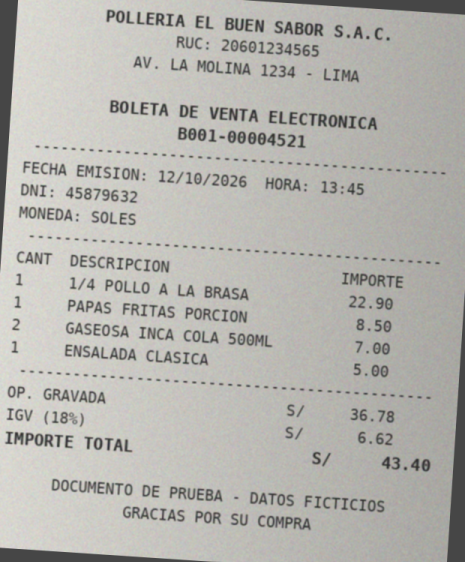
#> input picture samples/01_polleria.png, 465 x 562 px
$ python -i preprocess.py   (imports and definitions only)
#> lines starting #> are read from the running program, lines starting #| are printed output that depends on the picture; after the words box and inside, x2 and y2 are one past the last pixel; in counts of white or black regions, pixels touching at a corner belong together
"""
Preprocesamiento de imágenes para mejorar el OCR de boletas y facturas peruanas.

Pasos: redimensionamiento -> escala de grises -> eliminación de ruido
-> mejora de contraste (CLAHE) -> binarización -> corrección de inclinación.
Cada paso se guarda para poder mostrarlo en la app.
"""
from __future__ import annotations

import io
from dataclasses import dataclass, field

import cv2
import numpy as np
from PIL import Image


# ---------------------------------------------------------------------------
# Carga de archivos (JPG, PNG, PDF)
# ---------------------------------------------------------------------------
# [27 lines left out: function load_file, not called in this run]


# ---------------------------------------------------------------------------
# Pasos individuales
# ---------------------------------------------------------------------------
def resize(img: np.ndarray, target_width: int = 1600) -> np.ndarray:
    """Escala la imagen a un ancho fijo. Las boletas térmicas suelen tener
    letra muy pequeña, así que ampliar ayuda a Tesseract."""
#> called with target_width = 1600
    h, w = img.shape[:2]
    if w == target_width:
        return img
    scale = target_width / w
    interp = cv2.INTER_CUBIC if scale > 1 else cv2.INTER_AREA
    return cv2.resize(img, None, fx=scale, fy=scale, interpolation=interp)


def to_gray(img: np.ndarray) -> np.ndarray:
    return img if img.ndim == 2 else cv2.cvtColor(img, cv2.COLOR_BGR2GRAY)
#> returned value: shape (1934, 1600)


def denoise(gray: np.ndarray, method: str = "nlmeans", strength: int = 10) -> np.ndarray:
#> called with method = 'nlmeans', strength = 10
    if method == "mediana":
        k = max(3, strength // 3 * 2 + 1)  # tamaño de kernel impar
        return cv2.medianBlur(gray, k)
    if method == "gaussiano":
        return cv2.GaussianBlur(gray, (5, 5), 0)
    return cv2.fastNlMeansDenoising(gray, None, h=strength, templateWindowSize=7, searchWindowSize=21)


def enhance_contrast(gray: np.ndarray, clip: float = 2.0) -> np.ndarray:
    """CLAHE: ecualización de histograma adaptativa por bloques."""
#> called with clip = 2
    clahe = cv2.createCLAHE(clipLimit=clip, tileGridSize=(8, 8))
    return clahe.apply(gray)


def binarize(gray: np.ndarray, method: str = "adaptativa", block: int = 41, c: int = 10) -> np.ndarray:
    if method == "otsu":
        _, th = cv2.threshold(gray, 0, 255, cv2.THRESH_BINARY + cv2.THRESH_OTSU)
        return th
    block = block if block % 2 == 1 else block + 1
    return cv2.adaptiveThreshold(gray, 255, cv2.ADAPTIVE_THRESH_GAUSSIAN_C, cv2.THRESH_BINARY, block, c)


def deskew(img: np.ndarray, max_angle: float = 10.0, step: float = 0.25) -> tuple[np.ndarray, float]:
    """Corrige la inclinación por perfil de proyección: prueba ángulos y se
    queda con el que hace las líneas de texto más 'nítidas' (mayor varianza
    de la suma por filas)."""
#> called with max_angle = 10, step = 0.25
    gray = to_gray(img)
    h, w = gray.shape
    # Trabaja en una versión pequeña y sin bordes (los bordes oscuros de la
    # foto confunden la estimación)
    scale = 800 / max(h, w)
    small = cv2.resize(gray, None, fx=scale, fy=scale, interpolation=cv2.INTER_AREA)
    sh, sw = small.shape
    my, mx = int(sh * 0.06), int(sw * 0.06)
    small = small[my:sh - my, mx:sw - mx]
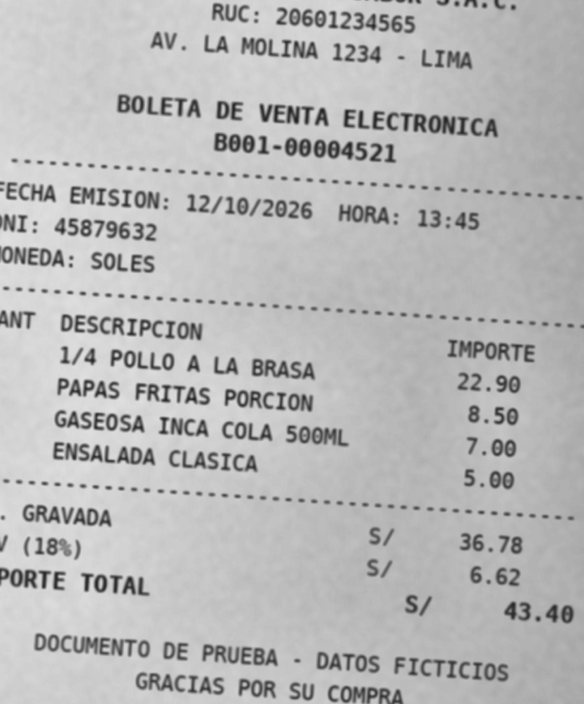
#> small: shape (704, 584); min 33, max 226, mean 183.6
    th = cv2.adaptiveThreshold(small, 255, cv2.ADAPTIVE_THRESH_GAUSSIAN_C,
                               cv2.THRESH_BINARY_INV, 25, 15)
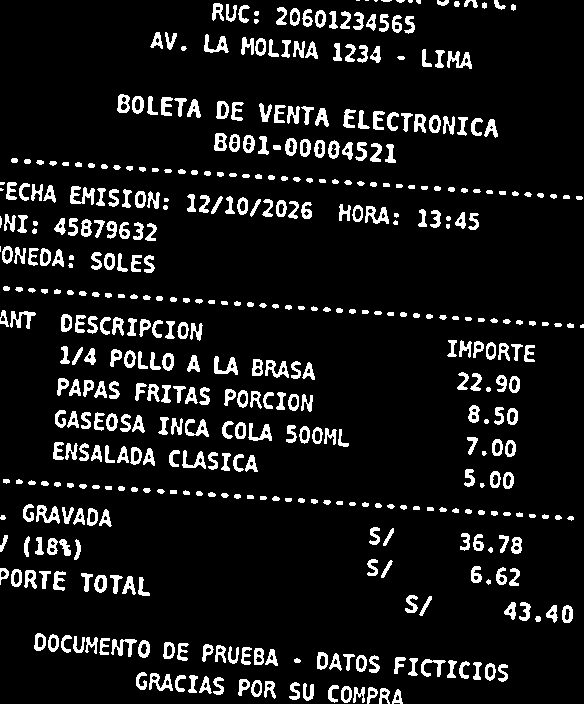
#> th: shape (704, 584); 9.5% white; 472 white regions (17 under 20 px), largest, box (x1, y1, x2, y2) and area: (70, 186, 95, 205) 254, (447, 51, 472, 69) 235, (36, 505, 60, 524) 231
    ch, cw = th.shape
    best_angle, best_score = 0.0, -1.0
    for a in np.arange(-max_angle, max_angle + step, step):
        m = cv2.getRotationMatrix2D((cw / 2, ch / 2), a, 1.0)
        rot = cv2.warpAffine(th, m, (cw, ch), flags=cv2.INTER_NEAREST, borderValue=0)
        score = float(np.var(rot.sum(axis=1)))
        if score > best_score:
            best_angle, best_score = float(a), score
#> this loop made 81 passes
#> (score, best_angle, best_score) on passes 1, 2, 3, 4, 5, 6, 7, 9: (34535292.6, -10, 34535292.6), (35323172.4, -9.75, 35323172.4), (35616788.8, -9.5, 35616788.8), (36224564.4, -9.25, 36224564.4), (36540279.8, -9, 36540279.8), (36689730.2, -8.75, 36689730.2), (36700261.2, -8.5, 36700261.2), (36770445, -8, 36770445)
#> pass 1, in deskew, `rot = cv2.warpAffine(th, m, (cw, ch), flags=cv2.INTER_NEAREST, borderV..`:
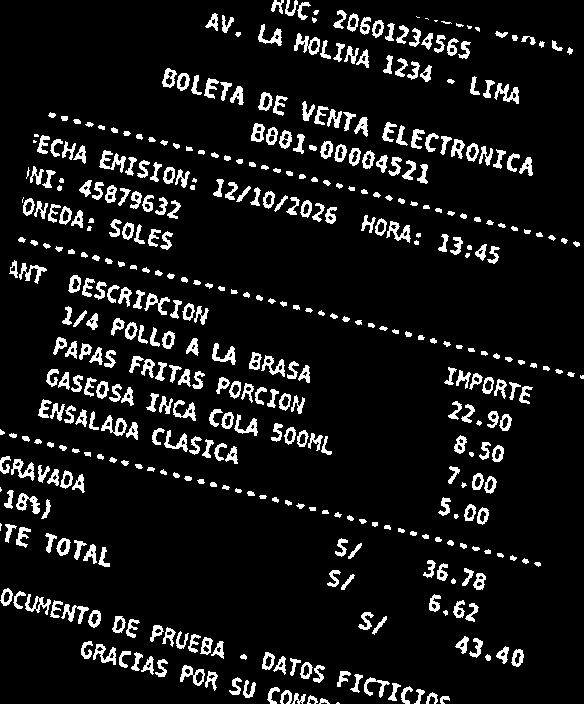
#> rot: shape (704, 584); 9.2% white; 458 white regions (19 under 20 px), largest, box (x1, y1, x2, y2) and area: (99, 150, 126, 173) 254, (294, 33, 320, 55) 253, (494, 83, 519, 104) 238
#> pass 2, in deskew, `rot = cv2.warpAffine(th, m, (cw, ch), flags=cv2.INTER_NEAREST, borderV..`:
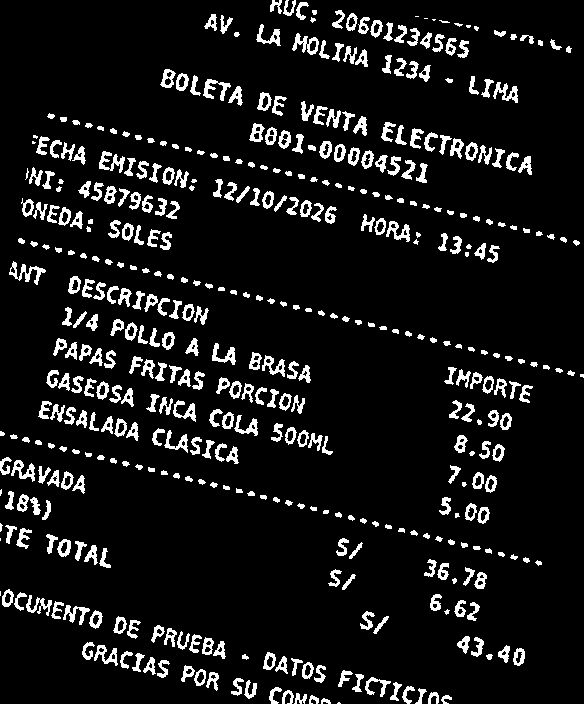
#> rot: shape (704, 584); 9.2% white; 461 white regions (22 under 20 px), largest, box (x1, y1, x2, y2) and area: (9, 261, 46, 285) 292, (292, 33, 319, 55) 256, (99, 151, 125, 173) 253
#> pass 3, in deskew, `rot = cv2.warpAffine(th, m, (cw, ch), flags=cv2.INTER_NEAREST, borderV..`:
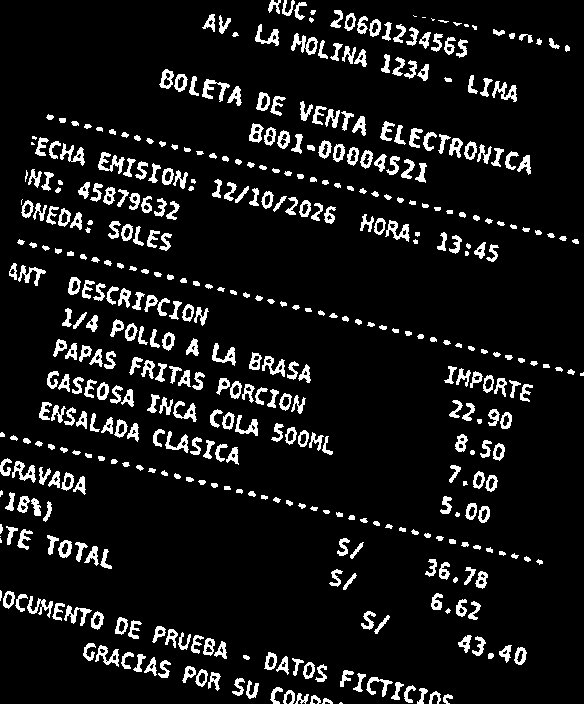
#> rot: shape (704, 584); 9.2% white; 463 white regions (24 under 20 px), largest, box (x1, y1, x2, y2) and area: (291, 33, 318, 55) 260, (98, 152, 125, 174) 253, (202, 79, 230, 102) 246
#> after the loop, best_angle = 3.75; best_score = 320489646.9
    if abs(best_angle) < 0.3:
        return img, 0.0
    m = cv2.getRotationMatrix2D((w / 2, h / 2), best_angle, 1.0)
#> m = [[0.998, 0.0654, -61.53], [-0.0654, 0.998, 54.39]]
    rotated = cv2.warpAffine(img, m, (w, h), flags=cv2.INTER_CUBIC,
                             borderMode=cv2.BORDER_REPLICATE)
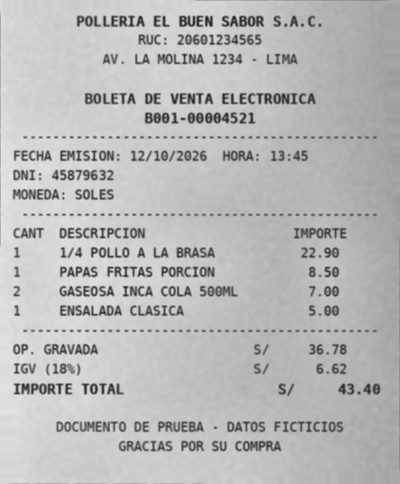
#> rotated: shape (1934, 1600) (shown at 1/4 size); min 27, max 239, mean 184.6
    return rotated, best_angle


# ---------------------------------------------------------------------------
# Pipeline completo
# ---------------------------------------------------------------------------
@dataclass
class PreprocessConfig:
    do_resize: bool = True
    target_width: int = 1600
    do_denoise: bool = True
    denoise_method: str = "nlmeans"      # nlmeans | mediana | gaussiano
    denoise_strength: int = 10
    do_contrast: bool = True
    clahe_clip: float = 2.0
    do_binarize: bool = True
    binarize_method: str = "adaptativa"  # adaptativa | otsu
    block_size: int = 41
    c_value: int = 10
    do_deskew: bool = True


@dataclass
class PreprocessResult:
    final: np.ndarray
    steps: dict[str, np.ndarray] = field(default_factory=dict)
    angle: float = 0.0


def preprocess(img: np.ndarray, cfg: PreprocessConfig | None = None) -> PreprocessResult:
    cfg = cfg or PreprocessConfig()
    steps: dict[str, np.ndarray] = {"1. Original": img}
    out = img
    if cfg.do_resize:
        out = resize(out, cfg.target_width)
        steps["2. Redimensionada"] = out
    out = to_gray(out)
    steps["3. Escala de grises"] = out
    if cfg.do_denoise:
        out = denoise(out, cfg.denoise_method, cfg.denoise_strength)
        steps["4. Sin ruido"] = out
    if cfg.do_contrast:
        out = enhance_contrast(out, cfg.clahe_clip)
        steps["5. Contraste (CLAHE)"] = out
    angle = 0.0
    if cfg.do_deskew:
        out, angle = deskew(out)
#> angle = 3.75
        if angle:
            steps[f"6. Enderezada ({angle:+.1f}°)"] = out
    if cfg.do_binarize:
        out = binarize(out, cfg.binarize_method, cfg.block_size, cfg.c_value)
#> in binarize, `return cv2.adaptiveThreshold(gray, 255, cv2.ADAPTIVE_THRESH_GAUSSIAN_C..`:
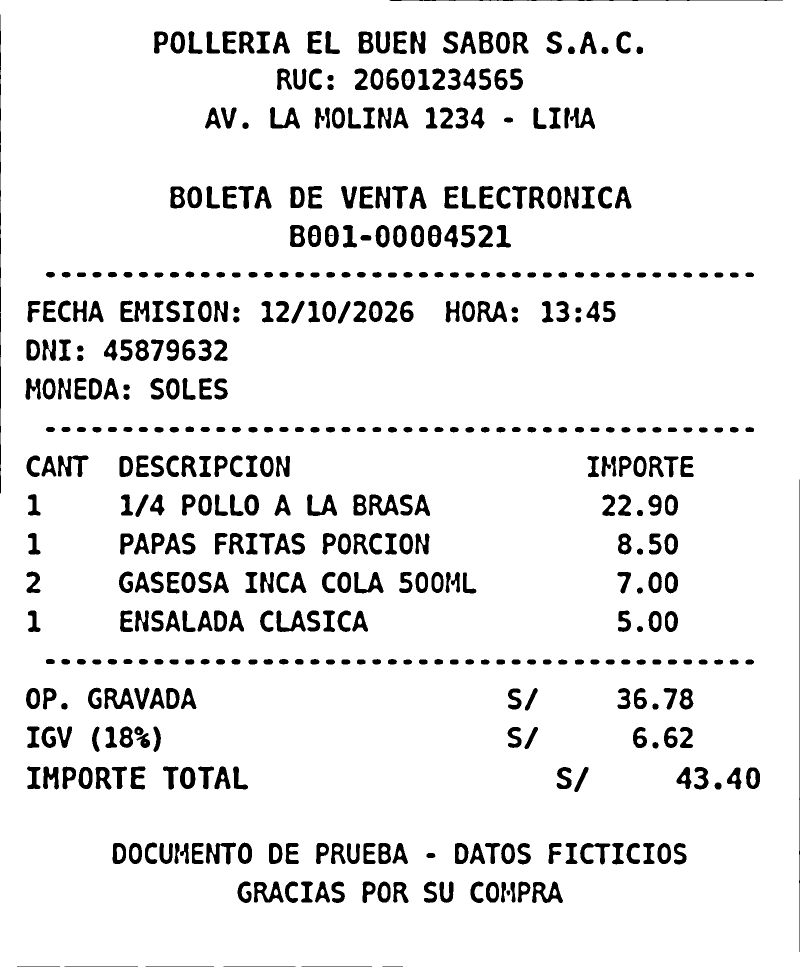
#> returned value: shape (1934, 1600) (shown at 1/2 size); 91.9% white; 517 black regions (3 under 20 px), largest, box (x1, y1, x2, y2) and area: (0, 29, 2, 987) 1521, (1064, 1763, 1126, 1806) 1312, (209, 1376, 268, 1418) 1308
        steps["7. Binarizada"] = out
    return PreprocessResult(final=out, steps=steps, angle=angle)


def to_png_bytes(img: np.ndarray) -> bytes:
    ok, buf = cv2.imencode(".png", img)
    return buf.tobytes() if ok else b""

>>> import cv2
>>> picture = cv2.cvtColor(cv2.imread('../samples/01_polleria.png'), cv2.COLOR_BGR2RGB)
>>> result = preprocess(picture)

$ run again, on samples/02_grifo.png
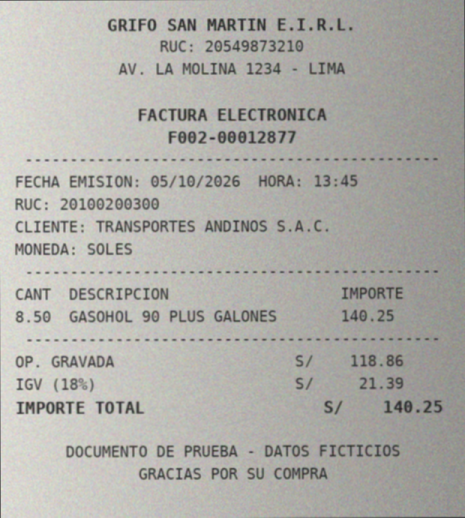
#> input picture samples/02_grifo.png, 465 x 518 px
#> in deskew, `th = cv2.adaptiveThreshold(small, 255, cv2.ADAPTIVE_THRESH_GAUSSIAN_C,..`:
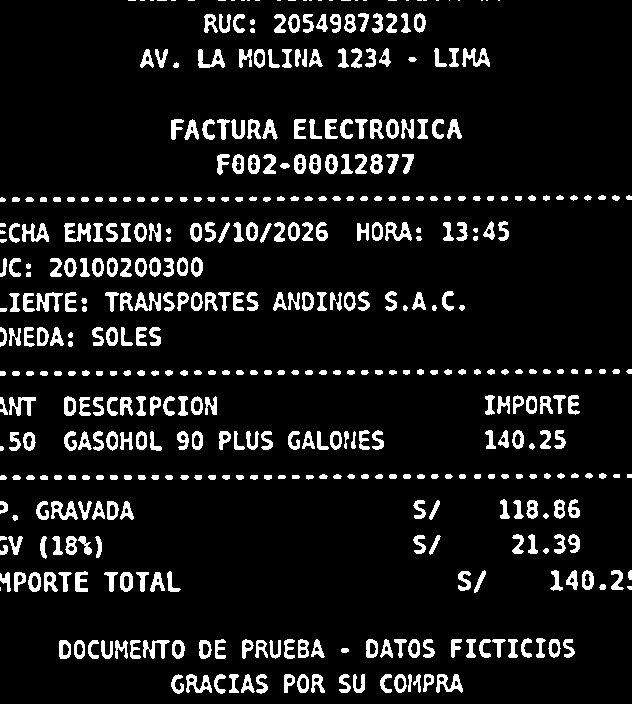
#> th: shape (704, 632); 9.4% white; 476 white regions (34 under 20 px), largest, box (x1, y1, x2, y2) and area: (64, 223, 91, 242) 303, (22, 223, 49, 242) 275, (462, 48, 490, 67) 274
#> the loop in deskew, `for a in np.arange(-max_angle, max_angle + step, step):` made 81 passes
#> (score, best_angle, best_score) on passes 1 to 8: (39211896.6, -10, 39211896.6), (40477368.6, -9.75, 40477368.6), (42595120, -9.5, 42595120), (44915706.9, -9.25, 44915706.9), (46399284.9, -9, 46399284.9), (47907549.6, -8.75, 47907549.6), (48608907.5, -8.5, 48608907.5), (49742208.4, -8.25, 49742208.4)
#> after the loop in deskew, `for a in np.arange(-max_angle, max_angle + step, step):`: best_angle = -0.25; best_score = 401780583.7
#> angle = 0
#> in binarize, `return cv2.adaptiveThreshold(gray, 255, cv2.ADAPTIVE_THRESH_GAUSSIAN_C..`:
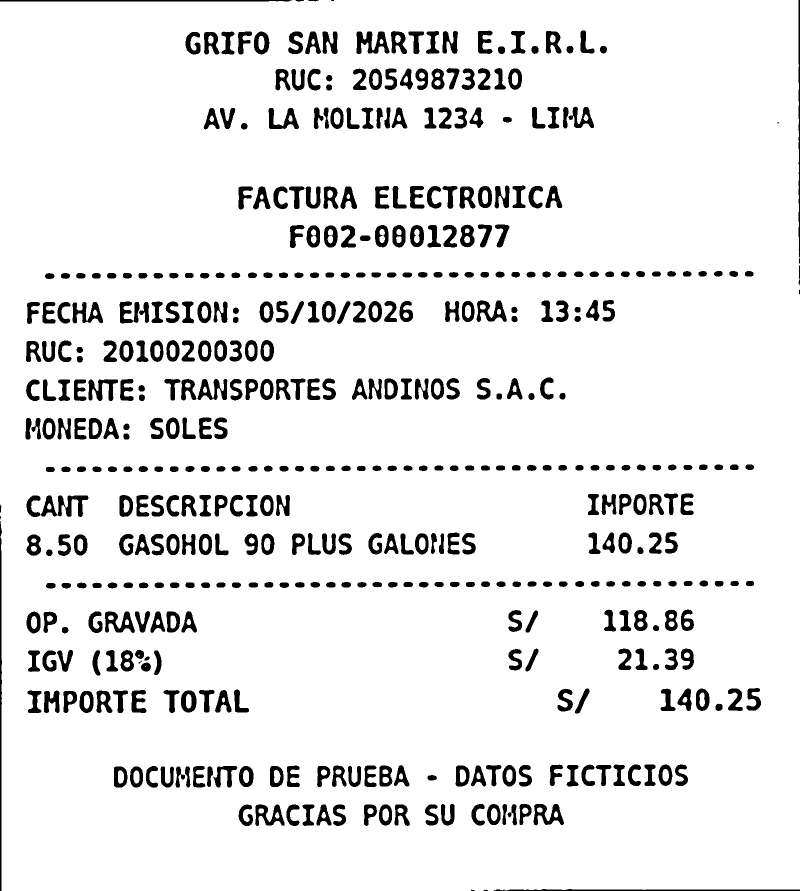
#> returned value: shape (1782, 1600) (shown at 1/2 size); 91.7% white; 498 black regions (9 under 20 px), largest, box (x1, y1, x2, y2) and area: (0, 1043, 4, 1782) 2209, (987, 1778, 1600, 1782) 1784, (0, 0, 583, 3) 1716

$ run again, on samples/03_botica.png
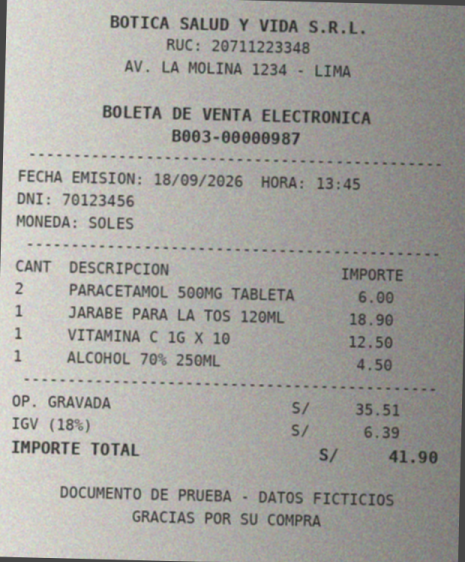
#> input picture samples/03_botica.png, 465 x 562 px
#> in deskew, `th = cv2.adaptiveThreshold(small, 255, cv2.ADAPTIVE_THRESH_GAUSSIAN_C,..`:
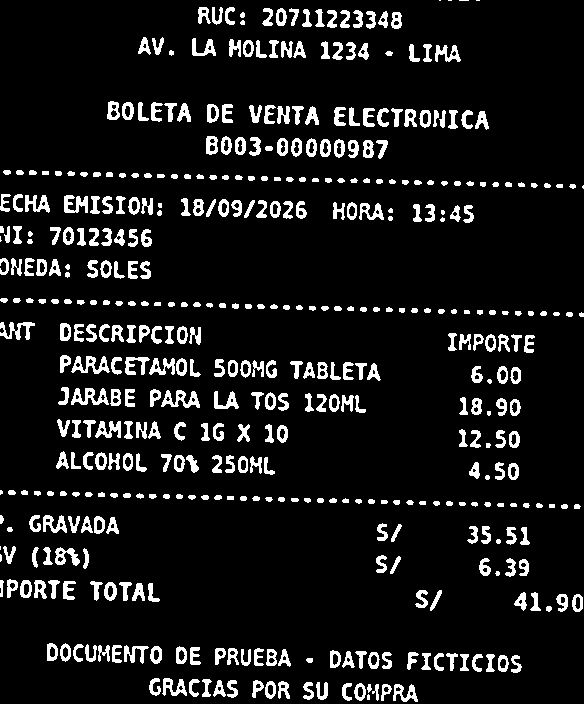
#> th: shape (704, 584); 9.7% white; 466 white regions (16 under 20 px), largest, box (x1, y1, x2, y2) and area: (71, 388, 109, 405) 346, (161, 390, 200, 408) 346, (71, 356, 110, 374) 339
#> the loop in deskew, `for a in np.arange(-max_angle, max_angle + step, step):` made 81 passes
#> (score, best_angle, best_score) on passes 1, 4, 5, 6, 7, 8, 9, 10: (37723309.2, -10, 37723309.2), (38004289.1, -9.25, 38004289.1), (38927108.2, -9, 38927108.2), (39857973.9, -8.75, 39857973.9), (40773167.7, -8.5, 40773167.7), (42293067.2, -8.25, 42293067.2), (43514004.8, -8, 43514004.8), (44744102.2, -7.75, 44744102.2)
#> after the loop in deskew, `for a in np.arange(-max_angle, max_angle + step, step):`: best_angle = 1.5; best_score = 340892596.3
#> in deskew, `m = cv2.getRotationMatrix2D((w / 2, h / 2), best_angle, 1.0)`: m = [[1, 0.0262, -25.04], [-0.0262, 1, 21.27]]
#> angle = 1.5
#> in binarize, `return cv2.adaptiveThreshold(gray, 255, cv2.ADAPTIVE_THRESH_GAUSSIAN_C..`:
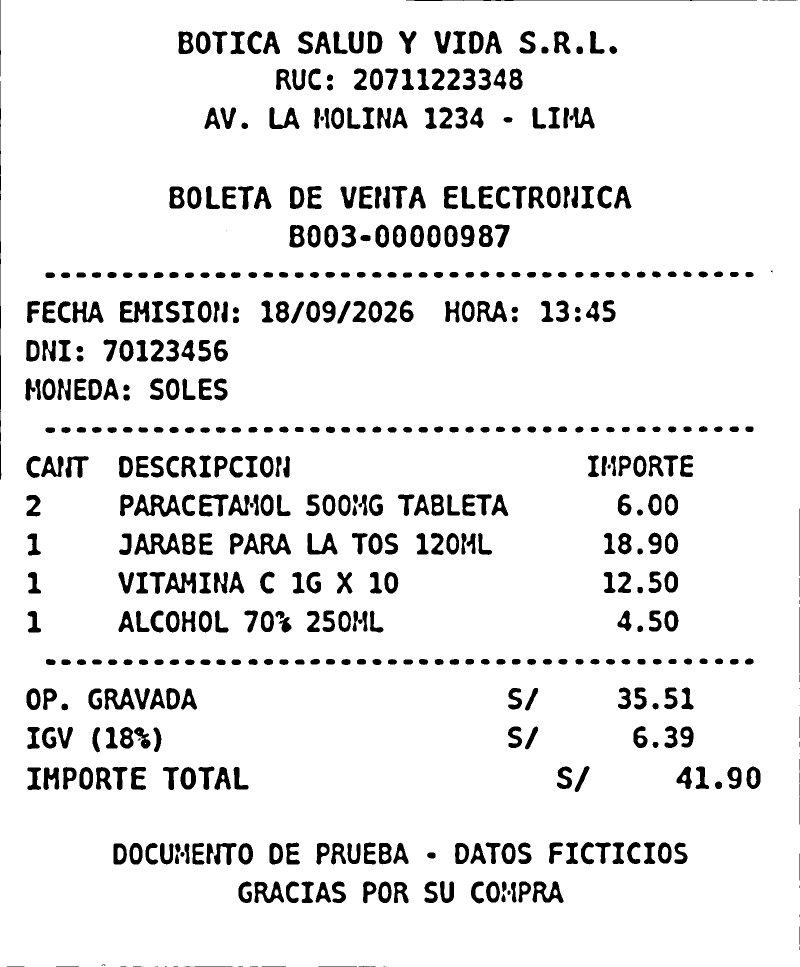
#> returned value: shape (1934, 1600) (shown at 1/2 size); 91.7% white; 571 black regions (37 under 20 px), largest, box (x1, y1, x2, y2) and area: (268, 989, 361, 1034) 1978, (487, 1066, 582, 1109) 1958, (269, 1066, 360, 1110) 1956
